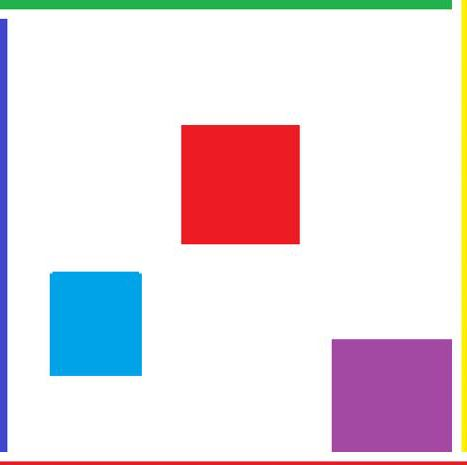
#> input picture VoronoiShapes/blocks.JPG, 467 x 465 px
$ python voronoi_path.py VoronoiShapes/blocks.JPG
#> lines starting #> are read from the running program, lines starting #| are printed output that depends on the picture; after the words box and inside, x2 and y2 are one past the last pixel; in counts of white or black regions, pixels touching at a corner belong together
import argparse
import logging
import cv2
import numpy as np
from skimage.morphology import medial_axis
import networkx as nx
import matplotlib.pyplot as plt
from matplotlib.animation import FuncAnimation
from matplotlib.widgets import Button, Slider


def load_and_segment(path: str):
    """Load an image and segment foreground obstacles using HSV thresholding.

    Parameters
    ----------
    path : str
        Path to input image.

    Returns
    -------
    orig : np.ndarray
        Original BGR image.
    binary : np.ndarray
        Binary mask where obstacles are 1 and free space is 0.
    vis : np.ndarray
        RGB image visualizing flood-filled objects.
    num_objects : int
        Number of detected objects.
    """
    logging.info("Loading image %s", path)
    orig = cv2.imread(path)
    if orig is None:
        raise FileNotFoundError(path)

    hsv = cv2.cvtColor(orig, cv2.COLOR_BGR2HSV)
    # Background assumed to be near-white: low saturation and high value
    background = cv2.inRange(hsv, (0, 0, 200), (180, 30, 255))
    foreground = cv2.bitwise_not(background)
    kernel = np.ones((3, 3), np.uint8)
    foreground = cv2.morphologyEx(foreground, cv2.MORPH_OPEN, kernel, iterations=1)

    num_labels, labels = cv2.connectedComponents(foreground)
    num_objects = num_labels - 1
    logging.info("Detected %d objects", num_objects)

    rng = np.random.default_rng(0)
    colors = rng.integers(0, 255, size=(num_labels, 3), dtype=np.uint8)
    color_map = colors[labels]
    rgb = cv2.cvtColor(orig, cv2.COLOR_BGR2RGB)
    vis = cv2.addWeighted(rgb, 0.3, color_map, 0.7, 0)
    for i in range(1, num_labels):
        ys, xs = np.where(labels == i)
        x0, x1 = xs.min(), xs.max()
        y0, y1 = ys.min(), ys.max()
        cv2.rectangle(vis, (x0, y0), (x1, y1), (255, 255, 255), 1)

    binary = (foreground > 0).astype(np.uint8)
    return orig, binary, vis, num_objects


def compute_voronoi(binary: np.ndarray):
    """Compute Voronoi skeleton of free space using medial axis."""
    logging.info("Computing Voronoi skeleton")
    free_space = binary == 0
    skeleton, dist = medial_axis(free_space, return_distance=True)
    logging.info("Skeleton extracted with %d pixels", int(np.sum(skeleton)))
    return skeleton, dist


def build_graph(skeleton: np.ndarray) -> nx.Graph:
    """Build an adjacency graph from skeleton pixels."""
    logging.info("Building graph from skeleton")
    g = nx.Graph()
    coords = np.column_stack(np.nonzero(skeleton))  # (y, x)
    total = len(coords)
    for idx, (y, x) in enumerate(coords):
        g.add_node((y, x))
        for dy in (-1, 0, 1):
            for dx in (-1, 0, 1):
                if dy == 0 and dx == 0:
                    continue
                ny, nx_ = y + dy, x + dx
                if (
                    0 <= ny < skeleton.shape[0]
                    and 0 <= nx_ < skeleton.shape[1]
                    and skeleton[ny, nx_]
                ):
                    g.add_edge((y, x), (ny, nx_), weight=float(np.hypot(dy, dx)))
        if (idx + 1) % 1000 == 0 or idx + 1 == total:
            logging.info("Processed %d/%d skeleton pixels", idx + 1, total)
    logging.info(
        "Graph built with %d nodes and %d edges",
        g.number_of_nodes(),
        g.number_of_edges(),
    )
    return g


class VoronoiNavigator:
    """Interactive viewer allowing users to click two points and see shortest path."""

    def __init__(self, visual, skeleton, graph):
        self.image = visual
        self.skeleton = skeleton
        self.graph = graph
        self.fig, self.ax = plt.subplots()
        self.ax.imshow(visual)
        self.ax.imshow(skeleton, cmap="gray", alpha=0.6)
        plt.subplots_adjust(bottom=0.15)
        self.clicks = []
        self.path = []
        self.path_line = None
        self.path_dot = None
        self.animation = None
        self.point_markers = []
        self.fig.canvas.mpl_connect("button_press_event", self.on_click)

        # Controls
        axplay = self.fig.add_axes([0.82, 0.02, 0.1, 0.05])
        self.play_btn = Button(axplay, "Play")
        self.play_btn.on_clicked(self.play_path)
        axspeed = self.fig.add_axes([0.25, 0.04, 0.5, 0.03])
        self.speed_slider = Slider(axspeed, "Speed", 10, 200, valinit=30, valstep=1)

    # [67 lines left out: functions on_click, compute_path, play_path, clear_path, nearest_node, not called in this run]

    def show(self):
        plt.show()


def main(image_path: str, no_display: bool = False):
    logging.basicConfig(level=logging.INFO, format="%(levelname)s:%(message)s")
    _orig, binary, vis, num_objects = load_and_segment(image_path)
#> in load_and_segment, orig is the input picture: shape (465, 467, 3); mean B, G, R 224.6, 218.3, 228.9
#> in load_and_segment, `hsv = cv2.cvtColor(orig, cv2.COLOR_BGR2HSV)`: hsv: shape (465, 467, 3); mean H, S, V 39.4, 46.3, 244.1
#> in load_and_segment, `background = cv2.inRange(hsv, (0, 0, 200), (180, 30, 255))`:
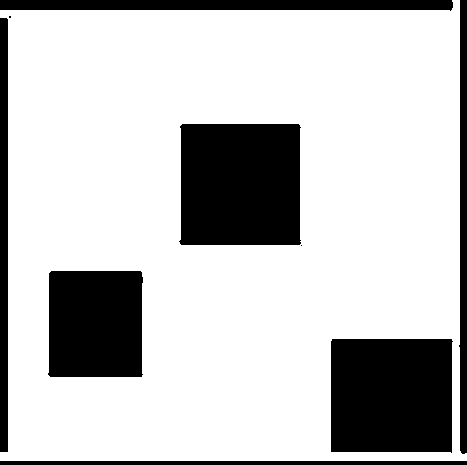
#> background: shape (465, 467); 76.5% white; 9 black regions (2 under 20 px), largest, box (x1, y1, x2, y2) and area: (179, 124, 301, 245) 14408, (331, 339, 453, 453) 13673, (48, 271, 143, 377) 9862
#> in load_and_segment, `foreground = cv2.morphologyEx(foreground, cv2.MORPH_OPEN, kernel, iter..`: foreground: shape (465, 467); 23.5% white; 7 white regions, largest, box (x1, y1, x2, y2) and area: (180, 124, 300, 245) 14401, (331, 339, 452, 452) 13671, (49, 271, 143, 377) 9859
#> in load_and_segment, `num_labels, labels = cv2.connectedComponents(foreground)`:
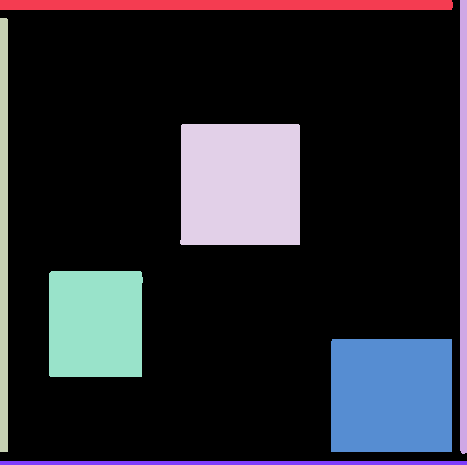
#> labels: shape (465, 467) int32; 8 distinct labels, from 0 to 7; one colour per label, 0 black
#> in load_and_segment, `num_labels, labels = cv2.connectedComponents(foreground)`: num_labels = 8
#> in load_and_segment, `num_objects = num_labels - 1`: num_objects = 7
#> in load_and_segment, `colors = rng.integers(0, 255, size=(num_labels, 3), dtype=np.uint8)`: colors = [[94, 129, 193], [216, 206, 234], [14, 162, 32], [214, 216, 129], [247, 188, 15], [68, 183, 231], [204, 77, 168], [60, 124, 9]]
#> in load_and_segment, `color_map = colors[labels]`:
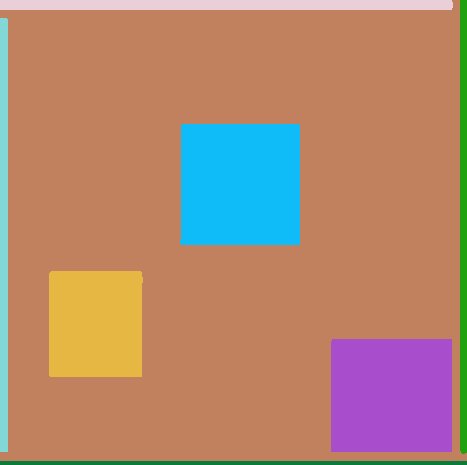
#> color_map: shape (465, 467, 3); mean of channels 0, 1, 2 112.9, 135.5, 177.2; drawn as B, G, R
#> in load_and_segment, `vis = cv2.addWeighted(rgb, 0.3, color_map, 0.7, 0)`:
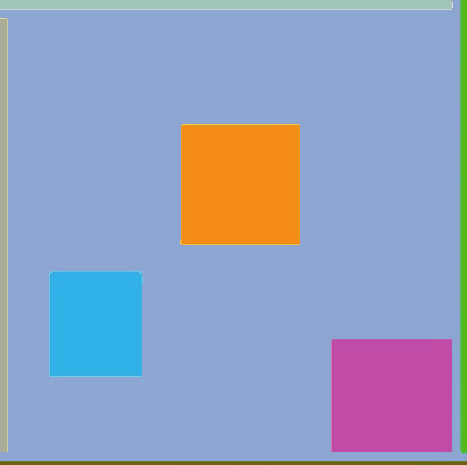
#> vis: shape (465, 467, 3); mean R, G, B 147.5, 160.5, 191.7
#> the loop in load_and_segment, `for i in range(1, num_labels):` made 7 passes
#> (x0, x1, y0, y1) on passes 1 to 7: (0, 452, 0, 9), (460, 466, 0, 453), (0, 7, 18, 451), (180, 299, 124, 244), (49, 142, 271, 376), (331, 451, 339, 451), (0, 466, 461, 464)
#> after the loop in load_and_segment, `for i in range(1, num_labels):`:
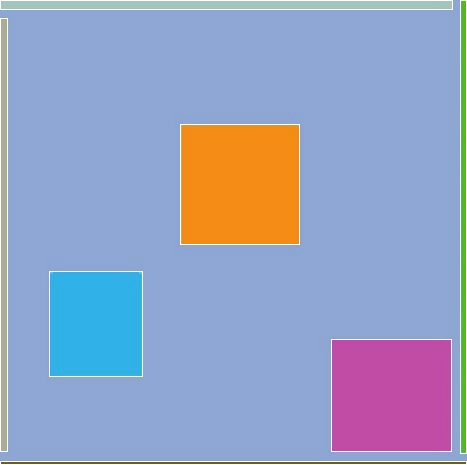
#> vis: shape (465, 467, 3); 2.3% of pixels changed, all inside (x1, y1, x2, y2) = (0, 0, 467, 465)
#> num_objects = 7
    skeleton, _ = compute_voronoi(binary)
#> in compute_voronoi, `skeleton, dist = medial_axis(free_space, return_distance=True)`: skeleton: shape (465, 467) bool; 0.89% white in thin lines or dots
#> in compute_voronoi, `skeleton, dist = medial_axis(free_space, return_distance=True)`:
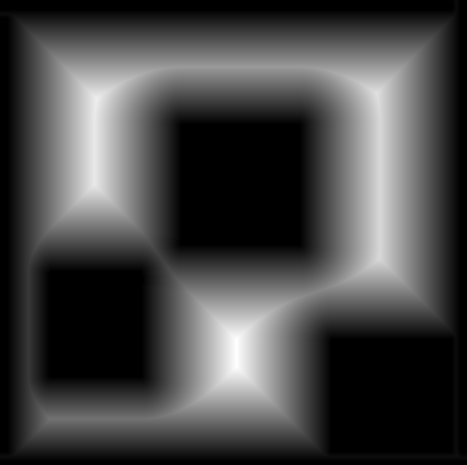
#> dist: shape (465, 467) float64; min 0, max 95, mean 25.9; drawn with min black and max white
    graph = build_graph(skeleton)
#> in build_graph, `coords = np.column_stack(np.nonzero(skeleton))`: coords = 1940 pairs, first value 0 to 457, second value 0 to 466
#> in build_graph, `total = len(coords)`: total = 1940
#> the loop in build_graph, `for idx, (y, x) in enumerate(coords):` made 1940 passes
#> (y, x) on passes 1 to 3: (0, 456), (1, 456), (2, 456)
    if no_display:
        logging.info(
            "objects: %d nodes: %d edges: %d",
            num_objects,
            graph.number_of_nodes(),
            graph.number_of_edges(),
        )
        return
    viewer = VoronoiNavigator(vis, skeleton, graph)
    viewer.ax.set_title(f"{num_objects} objects detected")
    viewer.show()
#> in show, `plt.show()`:
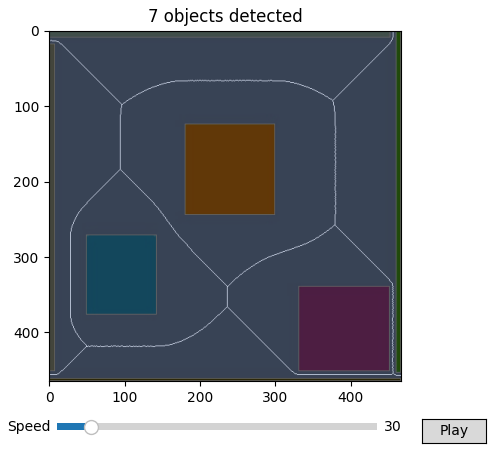
#> figure drawn by matplotlib, 2 panels


if __name__ == "__main__":
    parser = argparse.ArgumentParser(description="Voronoi path planner")
    parser.add_argument("image", help="Input image path")
    parser.add_argument(
        "--no-display", action="store_true", help="Run without interactive viewer"
    )
    args = parser.parse_args()
    main(args.image, args.no_display)
